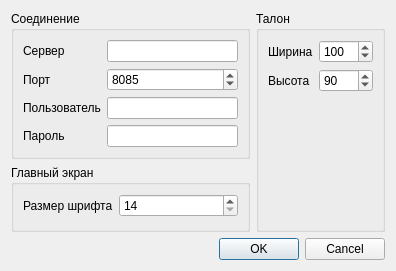
<?xml version="1.0" encoding="UTF-8"?>
<ui version="4.0">
 <class>DlgSettings</class>
 <widget class="QDialog" name="DlgSettings">
  <property name="windowModality">
   <enum>Qt::ApplicationModal</enum>
  </property>
  <property name="geometry">
   <rect>
    <x>0</x>
    <y>0</y>
    <width>396</width>
    <height>271</height>
   </rect>
  </property>
  <property name="windowTitle">
   <string>Настройки</string>
  </property>
  <layout class="QVBoxLayout" name="verticalLayout_5">
   <item>
    <layout class="QHBoxLayout" name="horizontalLayout">
     <item>
      <layout class="QVBoxLayout" name="verticalLayout_4">
       <item>
        <widget class="QGroupBox" name="gbConnection">
         <property name="title">
          <string>Соединение</string>
         </property>
         <layout class="QVBoxLayout" name="verticalLayout">
          <item>
           <layout class="QFormLayout" name="formLayout">
            <item row="0" column="0">
             <widget class="QLabel" name="lblServer">
              <property name="text">
               <string>Сервер</string>
              </property>
             </widget>
            </item>
            <item row="1" column="0">
             <widget class="QLabel" name="lblPort">
              <property name="text">
               <string>Порт</string>
              </property>
             </widget>
            </item>
            <item row="1" column="1">
             <widget class="QSpinBox" name="sbPort">
              <property name="minimum">
               <number>1</number>
              </property>
              <property name="maximum">
               <number>99999</number>
              </property>
              <property name="value">
               <number>8085</number>
              </property>
             </widget>
            </item>
            <item row="0" column="1">
             <widget class="QLineEdit" name="leServer">
              <property name="inputMask">
               <string/>
              </property>
             </widget>
            </item>
            <item row="2" column="0">
             <widget class="QLabel" name="lblUser">
              <property name="text">
               <string>Пользователь</string>
              </property>
             </widget>
            </item>
            <item row="2" column="1">
             <widget class="QLineEdit" name="leUser"/>
            </item>
            <item row="3" column="0">
             <widget class="QLabel" name="lblPass">
              <property name="text">
               <string>Пароль</string>
              </property>
             </widget>
            </item>
            <item row="3" column="1">
             <widget class="QLineEdit" name="lePass">
              <property name="echoMode">
               <enum>QLineEdit::Password</enum>
              </property>
             </widget>
            </item>
           </layout>
          </item>
         </layout>
        </widget>
       </item>
       <item>
        <widget class="QGroupBox" name="gbMainWindow">
         <property name="title">
          <string>Главный экран</string>
         </property>
         <layout class="QVBoxLayout" name="verticalLayout_2">
          <item>
           <layout class="QFormLayout" name="formLayout_3">
            <item row="0" column="0">
             <widget class="QLabel" name="lblFontSize">
              <property name="text">
               <string>Размер шрифта</string>
              </property>
             </widget>
            </item>
            <item row="0" column="1">
             <widget class="QSpinBox" name="sbFontSize">
              <property name="minimum">
               <number>14</number>
              </property>
             </widget>
            </item>
           </layout>
          </item>
         </layout>
        </widget>
       </item>
      </layout>
     </item>
     <item>
      <widget class="QGroupBox" name="gbTicket">
       <property name="title">
        <string>Талон</string>
       </property>
       <layout class="QVBoxLayout" name="verticalLayout_3">
        <item>
         <layout class="QFormLayout" name="formLayout_2">
          <item row="0" column="0">
           <widget class="QLabel" name="lblTicketWidth">
            <property name="text">
             <string>Ширина</string>
            </property>
           </widget>
          </item>
          <item row="0" column="1">
           <widget class="QSpinBox" name="sbTicketWidth">
            <property name="minimum">
             <number>1</number>
            </property>
            <property name="maximum">
             <number>1000</number>
            </property>
            <property name="value">
             <number>100</number>
            </property>
           </widget>
          </item>
          <item row="1" column="0">
           <widget class="QLabel" name="lblHeight">
            <property name="text">
             <string>Высота</string>
            </property>
           </widget>
          </item>
          <item row="1" column="1">
           <widget class="QSpinBox" name="sbTicketHeight">
            <property name="minimum">
             <number>1</number>
            </property>
            <property name="maximum">
             <number>1000</number>
            </property>
            <property name="value">
             <number>90</number>
            </property>
           </widget>
          </item>
         </layout>
        </item>
       </layout>
      </widget>
     </item>
    </layout>
   </item>
   <item>
    <widget class="QDialogButtonBox" name="buttonBox">
     <property name="orientation">
      <enum>Qt::Horizontal</enum>
     </property>
     <property name="standardButtons">
      <set>QDialogButtonBox::Cancel|QDialogButtonBox::Ok</set>
     </property>
    </widget>
   </item>
  </layout>
 </widget>
 <resources/>
 <connections>
  <connection>
   <sender>buttonBox</sender>
   <signal>accepted()</signal>
   <receiver>DlgSettings</receiver>
   <slot>accept()</slot>
   <hints>
    <hint type="sourcelabel">
     <x>248</x>
     <y>254</y>
    </hint>
    <hint type="destinationlabel">
     <x>157</x>
     <y>274</y>
    </hint>
   </hints>
  </connection>
  <connection>
   <sender>buttonBox</sender>
   <signal>rejected()</signal>
   <receiver>DlgSettings</receiver>
   <slot>reject()</slot>
   <hints>
    <hint type="sourcelabel">
     <x>316</x>
     <y>260</y>
    </hint>
    <hint type="destinationlabel">
     <x>286</x>
     <y>274</y>
    </hint>
   </hints>
  </connection>
 </connections>
</ui>
